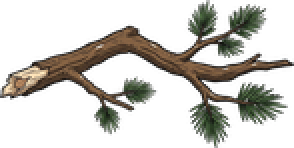
#> input picture klapperkiste/assets/karte/objekte/ast.png, 147 x 74 px, given in place of zaun_v1.jpg, which was not available (shown 2 times larger)
$ python zaun_oben.py
#> lines starting #> are read from the running program, lines starting #| are printed output that depends on the picture; after the words box and inside, x2 and y2 are one past the last pixel; in counts of white or black regions, pixels touching at a corner belong together; pictures that were not available may be replaced by others from this repository, and a replacement may not be noted
### klapperkiste/tools/teilwerk.py
"""Werkzeug für Klapperkiste-Teile.

Drei Befehle:

  vorlagen   Raster-Vorlagen für jede Teile-Kategorie (Seite + Draufsicht) und
             den Gesamtplan des Autos erzeugen.
  einpassen  Ein generiertes oder gemaltes Bild freistellen, zuschneiden und
             exakt auf die Rastergröße seiner Kategorie bringen.
  bauen      Fertige Teile probeweise zu einem Auto zusammensetzen, um zu
             prüfen, ob alles zusammenpasst.
  blatt      Doppelbild mit Seitenansicht (oben) und Draufsicht (unten)
             trennen und beide Ansichten einpassen.
  karosserie Ganze Karosserie (Doppelbild) auf Norm bringen und an den
             Nähten in hinten, Mitte und vorne schneiden.
  geliefert  Lieferstand (alle Teile unter assets/teile/) für die
             Prompt-Liste in design/geliefert.js schreiben.

Beispiele:
  python klapperkiste/tools/teilwerk.py vorlagen
  python klapperkiste/tools/teilwerk.py einpassen roh.png motor seite motor_seite.png
  python klapperkiste/tools/teilwerk.py blatt roh_blatt.png maeher motor
  python klapperkiste/tools/teilwerk.py bauen seite auto.png rahmen=a.png motor=b.png radH=c.png
"""

from __future__ import annotations

import argparse
import base64
import io
import json
import os
import sys

from PIL import Image, ImageChops, ImageDraw, ImageFont

ROOT = os.path.normpath(os.path.join(os.path.dirname(__file__), ".."))
RASTER_PATH = os.path.join(ROOT, "assets", "raster.json")
VORLAGEN_DIR = os.path.join(ROOT, "assets", "vorlagen")

INK = (29, 39, 48, 255)
GRID = (201, 211, 214, 255)
KANTE = (224, 75, 58, 255)
PAPIER = (255, 255, 255, 255)

# Farben für Platzhalter im Gesamtplan
FARBEN = {
    "rahmen": (201, 138, 75), "rad": (38, 43, 48), "motor": (224, 75, 58),
    "energie": (47, 111, 176), "sitz": (47, 143, 136), "lenkung": (111, 143, 166),
    "vorderbau": (242, 182, 50), "vorne": (159, 215, 232), "heck": (140, 153, 163),
    "achse": (93, 78, 66), "licht": (255, 236, 150), "hupe": (214, 170, 60),
    "karosserie_hinten": (127, 207, 174), "karosserie_mitte": (127, 207, 174),
    "karosserie_vorne": (127, 207, 174),
}


def lade_raster(pfad: str = RASTER_PATH) -> dict:
    with open(pfad, encoding="utf-8") as f:
        return json.load(f)


# [5 lines left out: function box_px, not called in this run]


SCHRIFTEN = [
    "/usr/share/fonts/truetype/dejavu/DejaVuSans.ttf",
    "/Library/Fonts/Arial Unicode.ttf",
    "C:/Windows/Fonts/arial.ttf",
]


# [6 lines left out: function _schrift, not called in this run]


# --- Freistellen und Einpassen ------------------------------------------------

def _farbmaske(rgb: Image.Image, farbe: tuple[int, int, int]) -> Image.Image:
    """L-Maske: 255, wo das Bild exakt diese Farbe hat."""
    kanaele = [k.point(lambda v, m=m: 255 if v == m else 0) for k, m in zip(rgb.split(), farbe)]
    return ImageChops.multiply(ImageChops.multiply(kanaele[0], kanaele[1]), kanaele[2])


# [7 lines left out: function _erstes_pixel, not called in this run]


def freistellen(bild: Image.Image, toleranz: int = 40, inseln: bool = True) -> Image.Image:
    """Macht den Hintergrund transparent.

    Hat das Bild schon Transparenz, bleibt es unverändert. Sonst wird von den
    vier Ecken aus die Hintergrundfarbe weggefüllt. Mit inseln=True werden
    zusätzlich eingeschlossene Hintergrund-Flächen mittlerer Größe entfernt
    (z. B. das Innere einer Seilschlaufe). Winzige Flächen (Glanzlichter) und
    sehr große (weiße Bauteile) bleiben erhalten.
    """
#> called with toleranz = 40, inseln = False
    bild = bild.convert("RGBA")
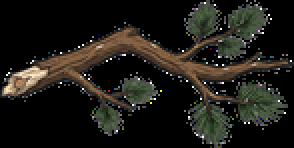
#> bild: PIL image 147x74 RGBA (shown 2 times larger); mean R, G, B, A 30.3, 28.7, 23.2, 255
    if bild.getchannel("A").getextrema()[0] < 250:
        return bild
    rgb = bild.convert("RGB")
    markierung = (1, 254, 3)
    b, h = rgb.size
#> b = 147; h = 74
    grundfarbe = rgb.getpixel((0, 0))
#> grundfarbe = (0, 0, 0)
    for ecke in [(0, 0), (b - 1, 0), (0, h - 1), (b - 1, h - 1)]:
        if rgb.getpixel(ecke) != markierung:
            ImageDraw.floodfill(rgb, ecke, markierung, thresh=toleranz)
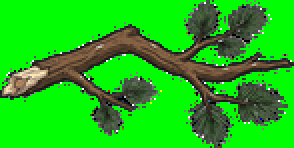
#> rgb: PIL image 147x74 RGB (shown 2 times larger); mean R, G, B 30.9, 187.7, 25

    if inseln:
        pruefen, behalten = (254, 1, 252), (2, 3, 251)
        nah = ImageChops.difference(bild.convert("RGB"), Image.new("RGB", (b, h), grundfarbe))
        nah = nah.convert("L").point(lambda v: 255 if v <= toleranz // 2 else 0)
        kandidat = ImageChops.subtract(nah, _farbmaske(rgb, markierung))
        flaeche_min, flaeche_max = max(150, b * h // 2000), b * h // 25
        for _ in range(3000):
            start = _erstes_pixel(kandidat)
            if not start:
                break
            ImageDraw.floodfill(rgb, start, pruefen, thresh=toleranz)
            gebiet = _farbmaske(rgb, pruefen)
            kandidat = ImageChops.subtract(kandidat, gebiet)
            weg = flaeche_min <= gebiet.histogram()[255] <= flaeche_max
            ImageDraw.floodfill(rgb, start, markierung if weg else behalten, thresh=0)

    bild.putalpha(ImageChops.invert(_farbmaske(rgb, markierung)))
#> in _farbmaske, `kanaele = [k.point(lambda v, m=m: 255 if v == m else 0) for k, m in zi..`: kanaele = 3 items
#> in _farbmaske, `return ImageChops.multiply(ImageChops.multiply(kanaele[0], kanaele[1])..`:
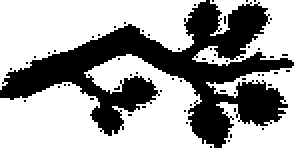
#> returned value: PIL image 147x74 L (shown 2 times larger); 62.6% white; 58 black regions (57 under 20 px), largest, box (x1, y1, x2, y2) and area: (0, 0, 147, 74) 3988
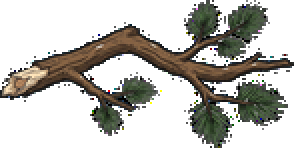
#> bild: PIL image 147x74 RGBA (shown 2 times larger); mean R, G, B, A 30.3, 28.7, 23.2, 95.3; transparent parts drawn white
    return bild


# [161 lines left out: functions drehen, rot_entsaettigen, _nabe_mittig, einpassen, blatt_teilen, kappen and 1 more, not called in this run]


# --- Karosserie ----------------------------------------------------------------

KAROSSERIE_TEILE = ("hinten", "mitte", "vorne")


# [338 lines left out: functions _ausdehnung, _naht_mass, _normieren, karosserie_schneiden, karosserie_platzhalter, _raster_linien and 6 more, not called in this run]


# --- Lieferstand für die Prompt-Liste -------------------------------------------

TEILE_DIR = os.path.join(ROOT, "assets", "teile")
GELIEFERT_JS = os.path.join(ROOT, "design", "geliefert.js")
TEILE_JS = os.path.join(ROOT, "design", "teile.js")


# [158 lines left out: functions lieferstand, _data_uri, schreibe_lieferstand, main, not called in this run]


# [2 lines that do not run on import are left out]

### klapperkiste/tools/einmalig/zaun_oben.py
"""Einmalige Bearbeitung: Zaunstück streng von oben.

Das gelieferte Bild zeigt den Zaun leicht schräg (zwei Latten untereinander,
Pfosten mit Beinen). Von oben liegen die Latten übereinander, man sieht nur
eine. Gebaut wird daraus: obere Latte, an beiden Enden die runden Pfostenköpfe.

Aufruf (danach objekt.py einpassen ... zaun --meter 4):
  python klapperkiste/tools/einmalig/zaun_oben.py
"""

from __future__ import annotations

import os
import sys

from PIL import Image, ImageDraw

sys.path.insert(0, os.path.join(os.path.dirname(__file__), ".."))
import objekt  # noqa: E402
import teilwerk  # noqa: E402

ROH = os.path.join(objekt.OBJEKT_DIR, "roh")
LATTE = (85, 298, 1328, 380)                      # obere Latte samt Kontur
KOPF_LINKS, KOPF_RECHTS = (32, 330, 152, 446), (1252, 330, 1376, 446)


def bearbeiten(original: Image.Image) -> Image.Image:
    bild = teilwerk.freistellen(original.convert("RGB"), inseln=False)
    latte = bild.crop(LATTE)
#> latte: PIL image 1243x82 RGBA; every value is 0
    links, rechts = bild.crop(KOPF_LINKS), bild.crop(KOPF_RECHTS)
#> links: PIL image 120x116 RGBA; every value is 0
#> rechts: PIL image 124x116 RGBA; every value is 0
    # nur der runde Kopf: Kreis-Maske, damit die Latte darunter nicht mitkommt
    for kopf in (links, rechts):
        m = Image.new("L", kopf.size, 0)
        ImageDraw.Draw(m).ellipse((2, 2, kopf.width - 3, kopf.height - 3), fill=255)
        kopf.putalpha(Image.composite(kopf.getchannel("A"), m, m))
#> this loop made 2 passes
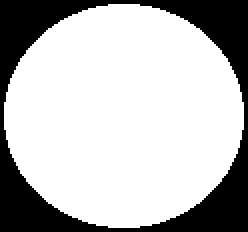
#> m: PIL image 124x116 L (shown 2 times larger); 73.2% white; 1 black region, box (x1, y1, x2, y2) and area: (0, 0, 124, 116) 3848
    h = max(latte.height, links.height)
#> h = 116
    neu = Image.new("RGBA", (KOPF_RECHTS[2] - KOPF_LINKS[0], h), (0, 0, 0, 0))
#> neu: PIL image 1344x116 RGBA; every value is 0
    y_latte = (h - latte.height) // 2
#> y_latte = 17
    neu.alpha_composite(latte, (LATTE[0] - KOPF_LINKS[0], y_latte))
    neu.alpha_composite(links, (0, (h - links.height) // 2))
    neu.alpha_composite(rechts, (neu.width - rechts.width, (h - rechts.height) // 2))
    return neu


def main() -> int:
    ziel = os.path.join(ROH, "zaun_oben.png")
    bearbeiten(Image.open(os.path.join(ROH, "zaun_v1.jpg"))).save(ziel)
    print(os.path.relpath(ziel))
    return 0


if __name__ == "__main__":
    sys.exit(main())
#> (the program exits here)

$ run again, on klapperkiste/assets/karte/objekte/reifen.png
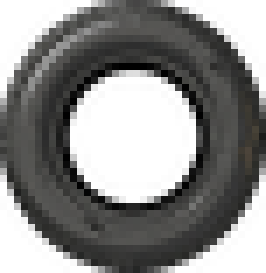
#> input picture klapperkiste/assets/karte/objekte/reifen.png, 38 x 39 px, given in place of zaun_v1.jpg, which was not available (shown 7 times larger)
#> grundfarbe = (0, 0, 0)
#> kanaele = 3 items
#> in _farbmaske, `return ImageChops.multiply(ImageChops.multiply(kanaele[0], kanaele[1])..`:
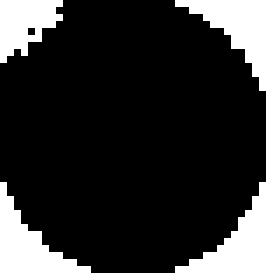
#> returned value: PIL image 38x39 L (shown 7 times larger); 17.4% white; 4 white regions, box (x1, y1, x2, y2) and area: (25, 0, 38, 13) 69, (0, 26, 13, 39) 68, (25, 26, 38, 39) 68, (0, 0, 9, 9) 53
#> in freistellen, `bild.putalpha(ImageChops.invert(_farbmaske(rgb, markierung)))`:
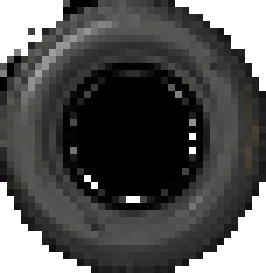
#> bild: PIL image 38x39 RGBA (shown 7 times larger); mean R, G, B, A 39.8, 39.7, 38.7, 210.6; transparent parts drawn white
#> latte: PIL image 1243x82 RGBA; every value is 0
#> links: PIL image 120x116 RGBA; every value is 0
#> rechts: PIL image 124x116 RGBA; every value is 0
#> the loop in bearbeiten, `for kopf in (links, rechts):` made 2 passes
#> neu: PIL image 1344x116 RGBA; every value is 0
